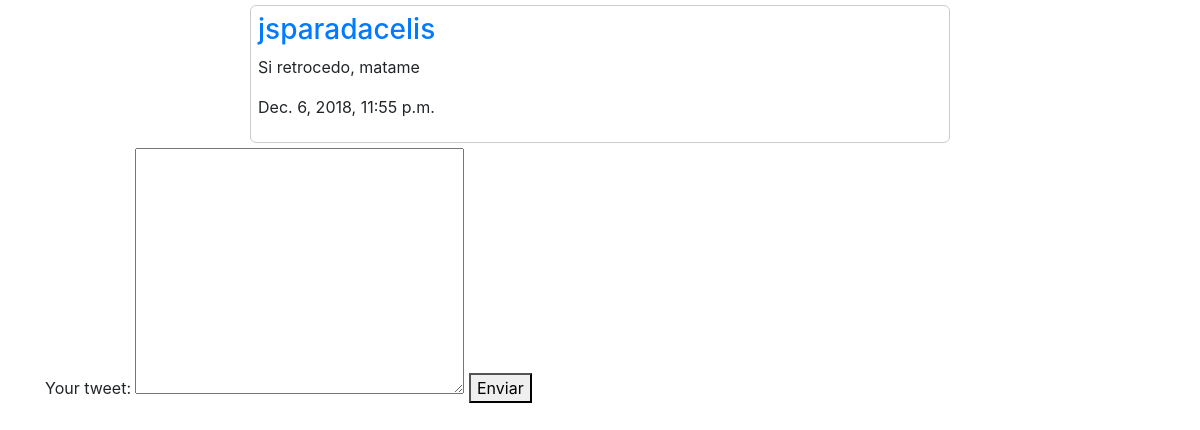
Before: /feed/list_tweets/ with the older database file.
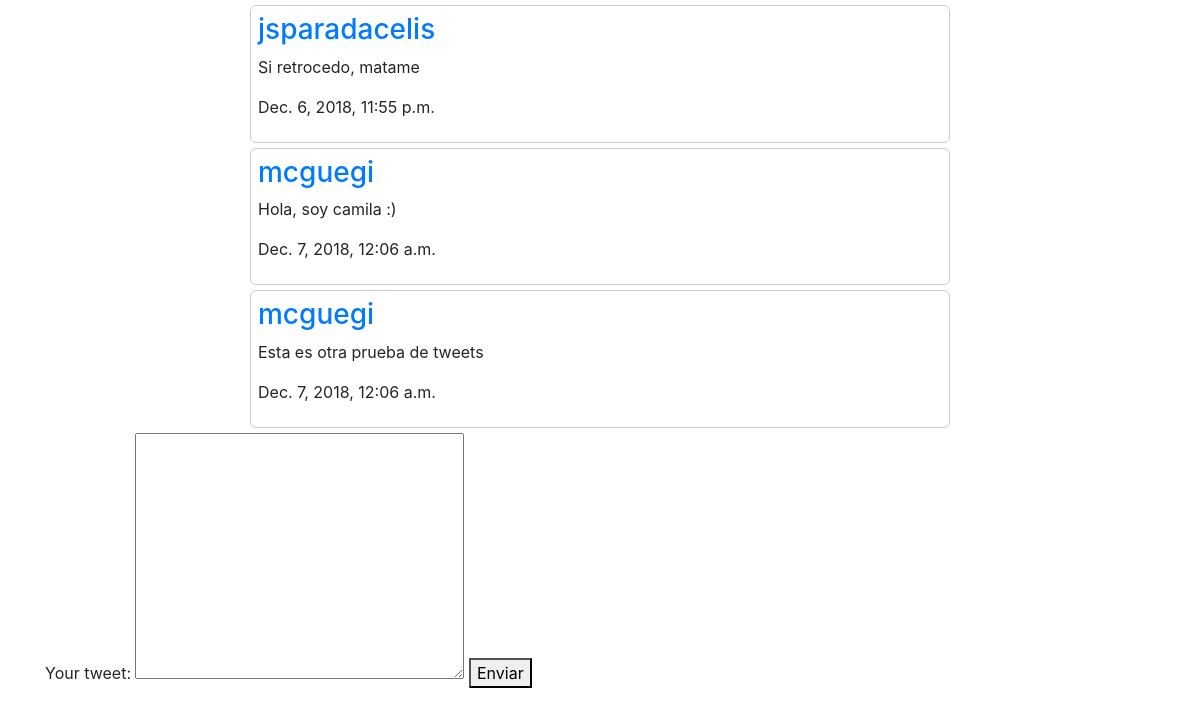
After: the same page with the newer database file.
### feed/models.py (models this page shows, shortened)
class Tweet(models.Model):
    perfil = models.ForeignKey("users.Perfil", on_delete=models.CASCADE)
    texto = models.CharField(max_length=140)
    f_escrito = models.DateTimeField(auto_now=True)

### users/models.py (models this page shows)
class Perfil(models.Model):
    user = models.OneToOneField(User, on_delete=models.CASCADE)
    foto_perfil = models.ImageField(
        upload_to="media/perfil",
        default = 'media/None/no-img.jpg'
    )
    foto_encabezado = models.ImageField(
        upload_to="media/encabezado",
        null=True
    )
    bio = models.CharField(max_length=300)
    f_nacimiento = models.DateField(auto_now=False, auto_now_add=False)
    f_creacion = models.DateTimeField(auto_now=True, auto_now_add=False)

### feed/views.py (the view)
# urls.py: path("list_tweets/", list_tweets.as_view(), name="list_tweets")
class list_tweets(ListView):
    template_name = "posts/feed.html"
    model = Tweet
    context_object_name = "list_tweets"

### templates/posts/feed.html (shortened to what this page needs)
{% extends "base.html" %}
{% block content %}
<div class="row">
    <div class="container">
        <div class="col-lg-8 offset-2">
            {% for tweet in list_tweets %}
            <div class="tweet-container">
                <a href="{% url 'profile' tweet.perfil.id %}">
                    <h3>{{tweet.perfil.user.username}}</h3>
                </a>
                <p>{{tweet.texto}}</p>
                <p>{{tweet.f_escrito}}</p>
            </div>
            {% endfor %}
        </div>
        <form action="{% url 'send_tweet' %}" method="POST">
            <label for="content">Your tweet: </label>
            <textarea name="content" id="" cols="30" rows="10"></textarea>
            <button type="submit">Enviar</button>
        </form>
    </div>
</div>
{% endblock content %}

Changed rows visible on the page:
added Tweet: perfil.user.username "mcguegi", texto "Hola, soy camila :)", f_escrito "Dec. 7, 2018, 12:06 a.m."
added Tweet: perfil.user.username "mcguegi", texto "Esta es otra prueba de tweets", f_escrito "Dec. 7, 2018, 12:06 a.m."
